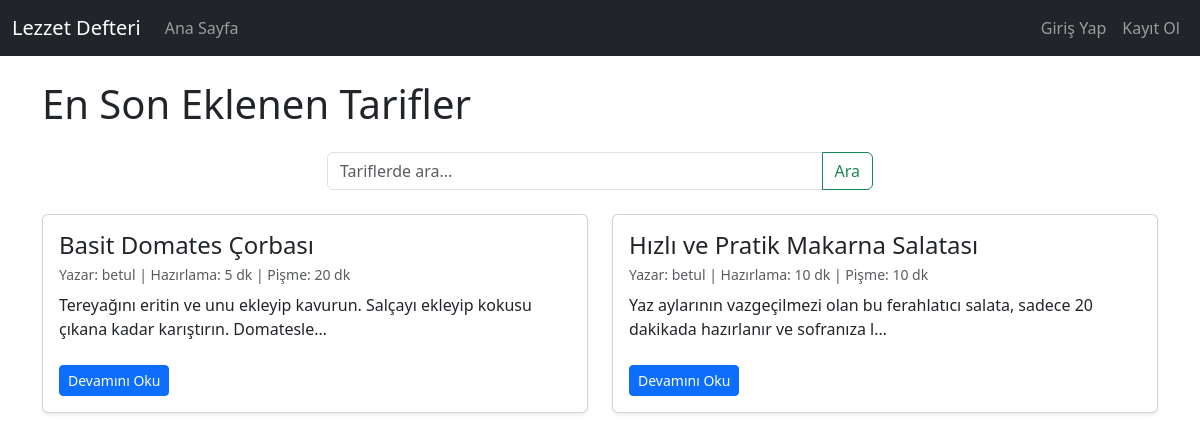
/, run on an earlier commit of the app's database.
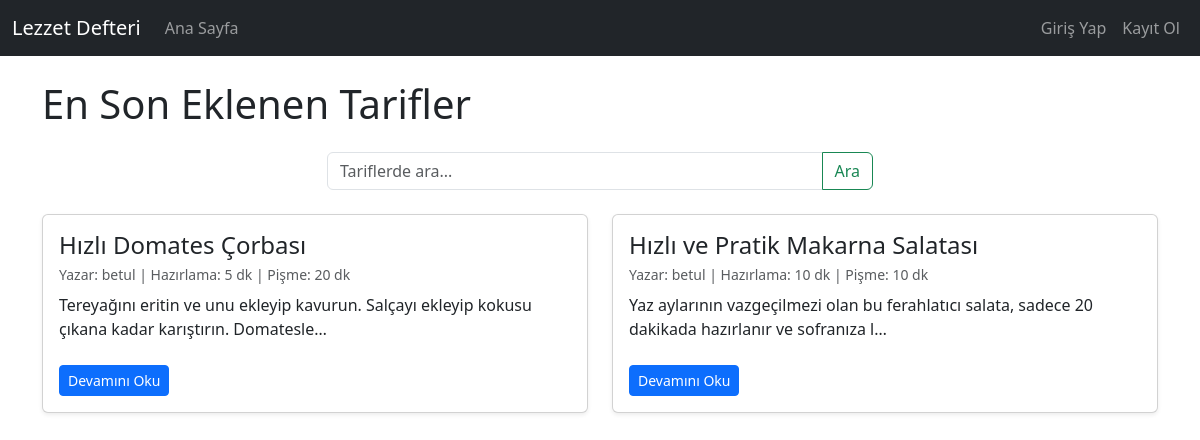
And on a later commit of the database.
### tarifler/models.py (models this page shows, shortened)
class Tarif(models.Model):
    baslik = models.CharField(max_length=200) # Tarifin başlığı
    aciklama = models.TextField() # Tarifin kısa açıklaması
    malzemeler = models.TextField() # Malzemeler listesi
    hazirlama_suresi = models.IntegerField(help_text="Dakika")
    pisme_suresi = models.IntegerField(help_text="Dakika")
    porsiyon_sayisi = models.IntegerField(default=1)
    yayinlanma_tarihi = models.DateTimeField(auto_now_add=True)
    guncelleme_tarihi = models.DateTimeField(auto_now=True)
    yazar = models.ForeignKey(User, on_delete=models.CASCADE, default=1)
    class Meta:
        verbose_name = "Tarif"
        verbose_name_plural = "Tarifler"
        ordering = ['-yayinlanma_tarihi']

### anasayfa/views.py (the view)
# urls.py: path('', views.index, name='anasayfa'),
def index(request):
    arama_sorgusu = request.GET.get('q') # 'q' parametresini alır. Yoksa None olur.
    tarifler_query = Tarif.objects.all().order_by('-yayinlanma_tarihi')
    if arama_sorgusu:
        tarifler_query = tarifler_query.filter(
            Q(baslik__icontains=arama_sorgusu) |
            Q(aciklama__icontains=arama_sorgusu)
        ).distinct() # Tekrarlı sonuçları engelle
        tarifler = tarifler_query
        sayfa_basligi = f"'{arama_sorgusu}' için arama sonuçları ({tarifler.count()})"
    else:
        tarifler = tarifler_query[:5]
        sayfa_basligi = "En Son Eklenen Tarifler"
    favori_tarif_idler = []
    if request.user.is_authenticated:
        favori_tarif_idler = Favori.objects.filter(kullanici=request.user).values_list('tarif__id', flat=True)
    tarif_listesi = []
    for tarif in tarifler:
        tarif_data = {
            'tarif': tarif,
            'is_favori': tarif.id in favori_tarif_idler
        }
        tarif_listesi.append(tarif_data)
    context = {
        'title': 'Lezzet Defteri | Ana Sayfa',
        'tarif_listesi': tarif_listesi,
        'sayfa_basligi': sayfa_basligi,
        'arama_sorgusu': arama_sorgusu if arama_sorgusu else '',
    }
    return render(request, 'anasayfa/index.html', context)

### anasayfa/templates/anasayfa/index.html (shortened to what this page needs)
{% extends "base.html" %}
{% block content %}
    <h1 class="mb-4">{{ sayfa_basligi }}</h1>
    <div class="row mb-4">
        <div class="col-md-6 offset-md-3">
            <form method="GET" action="{% url 'anasayfa' %}">
                <div class="input-group">
                    <input type="text" name="q" class="form-control" placeholder="Tariflerde ara..."
                           value="{{ request.GET.q|default:'' }}">
                    <button class="btn btn-outline-success" type="submit">Ara</button>
                </div>
            </form>
        </div>
    </div>
    <div class="row">
        {% for item in tarif_listesi %}
            {% with tarif=item.tarif is_favori=item.is_favori %}
            <div class="col-md-6 mb-4">
                <div class="card h-100 shadow-sm">
                    <div class="card-body d-flex flex-column">
                        <h2 class="card-title h4">
                            <a href="{% url 'tarif_detay' pk=tarif.pk %}" class="text-decoration-none text-dark">{{ tarif.baslik }}</a>
                        </h2>
                        <p class="card-subtitle mb-2 text-muted small">
                            Yazar: {{ tarif.yazar.username }} | Hazırlama: {{ tarif.hazirlama_suresi }} dk | Pişme: {{ tarif.pisme_suresi }} dk
                        </p>
                        <p class="card-text">{{ tarif.aciklama|truncatechars:100 }}</p>
                        <div class="mt-auto d-flex justify-content-between align-items-center pt-2">
                            <a href="{% url 'tarif_detay' pk=tarif.pk %}" class="btn btn-primary btn-sm">Devamını Oku</a>
                        </div>
                    </div>
                </div>
            </div>
            {% endwith %}
        {% endfor %}
    </div>
{% endblock content %}

### templates/base.html (shortened to what this page needs)
{% load static %}
<!DOCTYPE html>
<html lang="tr">
<head>
    <link href="https://cdn.jsdelivr.net/npm/bootstrap@5.3.3/dist/css/bootstrap.min.css" rel="stylesheet">
    <link rel="stylesheet" href="https://cdnjs.cloudflare.com/ajax/libs/font-awesome/5.15.4/css/all.min.css">
</head>
<body>
    <nav class="navbar navbar-expand-lg navbar-dark bg-dark">
        <div class="container-fluid">
            <a class="navbar-brand" href="{% url 'anasayfa' %}">Lezzet Defteri</a>
            <div class="collapse navbar-collapse" id="navbarNav">
                <ul class="navbar-nav me-auto">
                    <li class="nav-item">
                        <a class="nav-link" href="{% url 'anasayfa' %}">Ana Sayfa</a>
                    </li>
                </ul>
                <ul class="navbar-nav">
                    {% if user.is_authenticated %}
                        <li class="nav-item">
                            <span class="navbar-text me-3">
                                Merhaba, <strong>{{ user.username }}</strong>!
                            </span>
                        </li>
                        <li class="nav-item">
                            <a class="nav-link" href="{% url 'favori_listesi' %}">Favorilerim</a>
                        </li>
                        <li class="nav-item">
                            <a class="nav-link" href="{% url 'tarif_ekle' %}">Tarif Ekle</a>
                        </li>
                        {% if user.is_superuser %}
                            <li class="nav-item">
                                <a class="nav-link" href="{% url 'admin:index' %}">Yönetici Paneli</a>
                            </li>
                        {% endif %}
                        <li class="nav-item">
                            <form method="POST" action="{% url 'cikis' %}" class="d-inline">
                                {% csrf_token %}
                                <button type="submit" class="btn btn-link nav-link p-0" style="color: rgba(255,255,255,.55);">
                                    Çıkış Yap
                                </button>
                            </form>
                        </li>
                    {% else %}
                        <li class="nav-item">
                            <a class="nav-link" href="{% url 'giris' %}">Giriş Yap</a>
                        </li>
                        <li class="nav-item">
                            <a class="nav-link" href="{% url 'kayit_ol' %}">Kayıt Ol</a>
                        </li>
                    {% endif %}
                </ul>
            </div>
        </div>
    </nav>
    <div class="container mt-4">
        {% block content %}
        {% endblock %}
    </div>
</body>
</html>

What changed in the data, as far as the page shows it:
changed Tarif: tarif.baslik "Basit Domates Çorbası" → "Hızlı Domates Çorbası"
